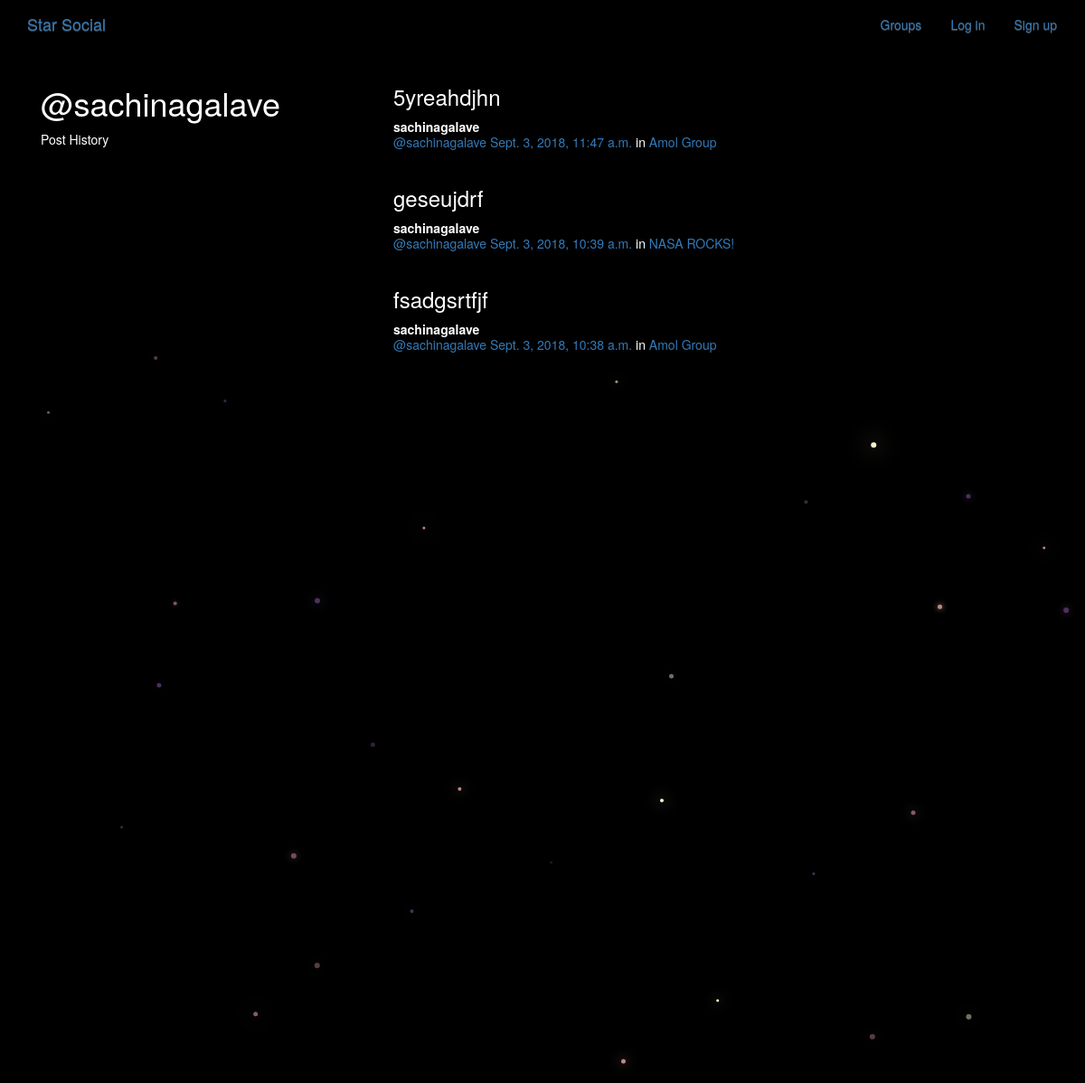
Page /posts/by/sachinagalave/ on the committed database.
### posts/models.py (models this page shows, shortened)
class Post(models.Model):
    user = models.ForeignKey(User, related_name="posts",on_delete=models.CASCADE)
    created_at = models.DateTimeField(auto_now=True)
    message = models.TextField()
    message_html = models.TextField(editable=False)
    group = models.ForeignKey(Group, related_name="posts",null=True, blank=True,on_delete=models.CASCADE)
    class Meta:
        ordering = ["-created_at"]
        unique_together = ["user", "message"]

### groups/models.py (models this page shows, shortened)
class Group(models.Model):
    name = models.CharField(max_length=255, unique=True)
    slug = models.SlugField(allow_unicode=True, unique=True)
    description = models.TextField(blank=True, default='')
    description_html = models.TextField(editable=False, default='', blank=True)
    members = models.ManyToManyField(User,through="GroupMember")
    class Meta:
        ordering = ["name"]

### posts/views.py (the view)
# urls.py: url(r"by/(?P<username>[-\w]+)/$",views.UserPosts.as_view(),name="for_user"),
class UserPosts(generic.ListView):
    model = models.Post
    template_name = "posts/user_post_list.html"
    def get_queryset(self):
        try:
            self.post_user = User.objects.prefetch_related("posts").get(
                username__iexact=self.kwargs.get("username")
            )
        except User.DoesNotExist:
            raise Http404
        else:
            return self.post_user.posts.all()
    def get_context_data(self, **kwargs):
        context = super().get_context_data(**kwargs)
        context["post_user"] = self.post_user
        return context

### posts/templates/posts/user_post_list.html
{% extends "posts/post_base.html" %}
{% block prepost %}
<div class="col-md-4">
	<h1>@{{ post_user.username }}</h1>
	<p>Post History</p>
</div>
{% endblock %}
{% block post_content %}
<div class="col-md-8">
	{% for post in post_list %}
		{% include "posts/_post.html" %}
	{% endfor %}
</div>
{% endblock %}

### posts/templates/posts/_post.html (shortened to what this page needs)
<div class="post media">
	<h3>{{ post.message_html|safe }}</h3>
	<div class="media-body">
		<strong>{{ post.user.username }}</strong>
		<h5 class="media-heading">
			<span class="username"><a href="{% url 'posts:for_user' username=post.user.username %}">@{{ post.user.username }}</a></span>
			<time class="time"><a href="{% url 'posts:single' username=post.user.username pk=post.pk %}">{{ post.created_at }}</a></time>
			{% if post.group %}
			<span class="group-name">in <a href="#">{{ post.group.name }}</a></span>
			{% endif %}
		</h5>
	</div>
</div>

### static/simplesocial/css/master.css (style rules this page uses)
body { margin: 0; overflow: hidden; background-color: black; color:white; }

### rows in the picture
Post: message_html "5yreahdjhn", user.username "sachinagalave", created_at "Sept. 3, 2018, 11:47 a.m.", group.name "Amol Group"
Post: message_html "geseujdrf", user.username "sachinagalave", created_at "Sept. 3, 2018, 10:39 a.m.", group.name "NASA ROCKS!"
Post: message_html "fsadgsrtfjf", user.username "sachinagalave", created_at "Sept. 3, 2018, 10:38 a.m.", group.name "Amol Group"

### other values in the picture
{{ post_user.username }} "sachinagalave"
